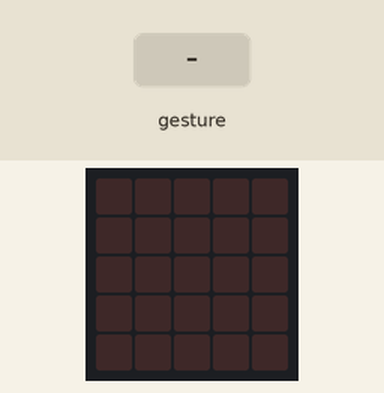
Recording of a program running on a simulated BBC micro:bit (MakeCode). On the bench: the board's 5×5 LED display. The test bench sets the inputs (shaded band). A tilt is held for 1.5 s and a shake lasts 1 s, then the board lies face up again.

Above: at 1.2 s.
1.3 s: gesture 'tilt left'
At 2.6 s:
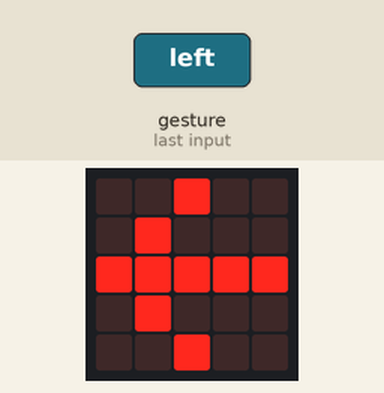
2.9 s: gesture 'tilt right'
At 4.4 s:
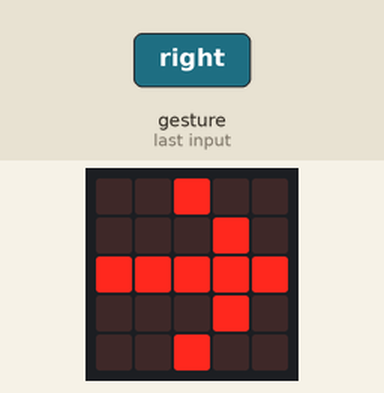
4.7 s: gesture 'logo up'
At 5.1 s:
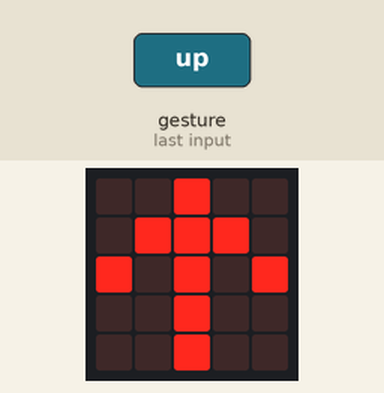
6.3 s: gesture 'logo down'
At 8.1 s:
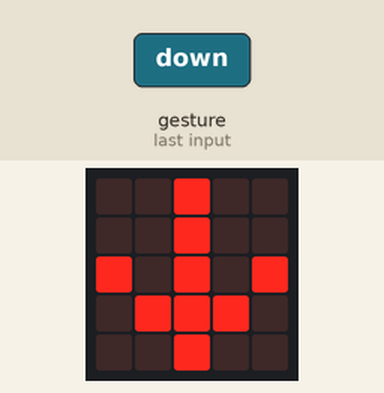
Timing chart, 0 to 9.1 s (numbered marks = the images above; inputs shaded):
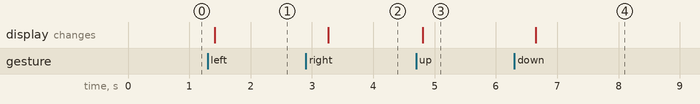

Measured:
- after the input at 1.3 s, the display: changes after 0.12 s (image 1)
- after the input at 2.9 s, the display: changes after 0.36 s (image 2)
- after the input at 4.7 s, the display: changes after 0.11 s (image 3)
- after the input at 6.3 s, the display: changes after 0.35 s (image 4)

The program:

main.ts
```typescript
function biratu_bera () {
    if (input.isGesture(Gesture.LogoDown)) {
        basic.showArrow(ArrowNames.South)
    }
}
function biratu_gora () {
    if (input.isGesture(Gesture.LogoUp)) {
        basic.showArrow(ArrowNames.North)
    }
}
function biratu_eskuinera () {
    if (input.isGesture(Gesture.TiltRight)) {
        basic.showArrow(ArrowNames.East)
    }
}
function biratu_eskerrera () {
    if (input.isGesture(Gesture.TiltLeft)) {
        basic.showArrow(ArrowNames.West)
    }
}
basic.forever(function () {
    biratu_eskerrera()
    biratu_eskuinera()
    biratu_gora()
    biratu_bera()
})
```

test.ts
```typescript
// aquí va el archivo "tests"; esto no se compilará cuando este paquete se utilice como una extensión.
```
